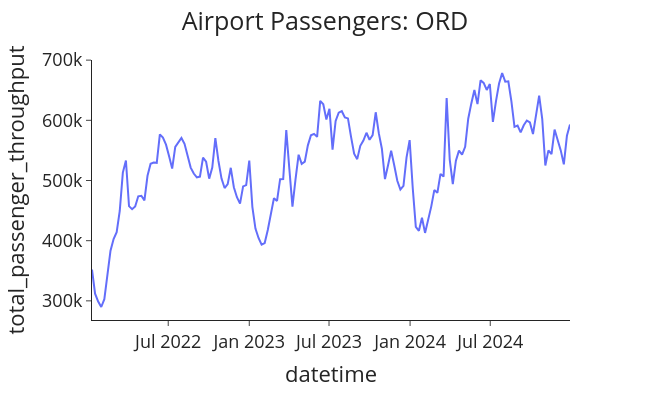

The notebook cell saved with this chart:
### Code cell
import plotly.express as px

def plot_passenger_volumes(df: pd.DataFrame,
                           x: str,
                           y: str,
                           airport: str) -> None:
    """General function to plot the passenger data."""

    fig = px.line(df, x=x, y=y, labels={'Month': 'Date'})
    fig.update_layout(template="simple_white", font=dict(size=18), 
                      title_text='Airport Passengers: '+airport,
                      width=650, title_x=0.5, height=400)

    return fig.show()


plot_passenger_volumes(df=data_proc, x='datetime', y='total_passenger_throughput', airport=airport)

### Figure 1 — Plotly figure (JSON) as saved in the notebook; plotly's stock layout.template omitted (floating-point values rounded to 4 significant figures; data arrays with more than 128 entries replaced by an {"elided": "..."} marker saying what was removed)
{"data": [{"hovertemplate": "datetime=%{x}<br>total_passenger_throughput=%{y}<extra></extra>", "legendgroup": "", "line": {"color": "#636efa", "dash": "solid"}, "marker": {"symbol": "circle"}, "mode": "lines", "name": "", "orientation": "v", "showlegend": false, "type": "scatter", "x": {"elided": "156 str values"}, "xaxis": "x", "y": {"elided": "156 int values"}, "yaxis": "y"}], "layout": {"font": {"size": 18}, "height": 400, "legend": {"tracegroupgap": 0}, "margin": {"t": 60}, "title": {"text": "Airport Passengers: ORD", "x": 0.5}, "width": 650, "xaxis": {"anchor": "y", "domain": [0, 1], "title": {"text": "datetime"}}, "yaxis": {"anchor": "x", "domain": [0, 1], "title": {"text": "total_passenger_throughput"}}}}
